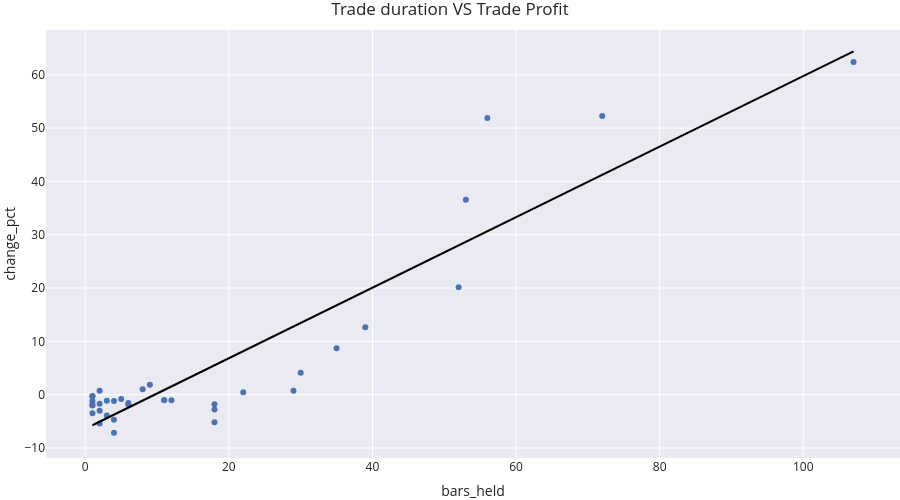

Here is the notebook cell this chart was saved with:
### Markdown cell above
Average trade lasted 18 days, there are several very short trades, this may not be ideal.

### Code cell
import plotly.express as px

ax2 = px.scatter(os_result.trades, 
                 x='bars_held', 
                 y='change_pct', 
                 width=900,
                 height=500, 
                 trendline="ols", 
                 trendline_color_override="black", 
                 title='Trade duration VS Trade Profit',
                 template='seaborn'
                 )

ax2.show()

### Figure 1 — Plotly figure (JSON) as saved in the notebook; plotly's stock layout.template omitted (floating-point values rounded to 4 significant figures)
{"data": [{"hovertemplate": "bars_held=%{x}<br>change_pct=%{y}<extra></extra>", "legendgroup": "", "marker": {"color": "rgb(76,114,176)", "symbol": "circle"}, "mode": "markers", "name": "", "orientation": "v", "showlegend": false, "type": "scatter", "x": [53, 2, 39, 4, 5, 1, 35, 6, 1, 107, 2, 3, 56, 9, 29, 18, 4, 3, 22, 72, 2, 4, 18, 1, 1, 52, 8, 1, 6, 30, 2, 11, 12, 11, 1, 18], "xaxis": "x", "y": [36.57, -5.43, 12.66, -4.728, -0.8021, -1.177, 8.708, -1.895, -0.3242, 62.39, -1.687, -1.161, 51.88, 1.838, 0.7418, -5.201, -7.17, -3.924, 0.4526, 52.29, -3.011, -1.206, -2.81, -3.472, -1.859, 20.15, 1.029, -2.053, -1.557, 4.112, 0.7057, -1.075, -1.056, -1.014, -0.3064, -1.799], "yaxis": "y"}, {"hovertemplate": "<b>OLS trendline</b><br>change_pct = 0.661706 * bars_held + -6.40644<br>R<sup>2</sup>=0.850058<br><br>bars_held=%{x}<br>change_pct=%{y} <b>(trend)</b><extra></extra>", "legendgroup": "", "line": {"color": "black"}, "marker": {"color": "rgb(76,114,176)", "symbol": "circle"}, "mode": "lines", "name": "", "showlegend": false, "type": "scatter", "x": [1, 1, 1, 1, 1, 1, 2, 2, 2, 2, 3, 3, 4, 4, 4, 5, 6, 6, 8, 9, 11, 11, 12, 18, 18, 18, 22, 29, 30, 35, 39, 52, 53, 56, 72, 107], "xaxis": "x", "y": [-5.745, -5.745, -5.745, -5.745, -5.745, -5.745, -5.083, -5.083, -5.083, -5.083, -4.421, -4.421, -3.76, -3.76, -3.76, -3.098, -2.436, -2.436, -1.113, -0.4511, 0.8723, 0.8723, 1.534, 5.504, 5.504, 5.504, 8.151, 12.78, 13.44, 16.75, 19.4, 28.0, 28.66, 30.65, 41.24, 64.4], "yaxis": "y"}], "layout": {"height": 500, "legend": {"tracegroupgap": 0}, "title": {"text": "Trade duration VS Trade Profit"}, "width": 900, "xaxis": {"anchor": "y", "domain": [0.0, 1.0], "title": {"text": "bars_held"}}, "yaxis": {"anchor": "x", "domain": [0.0, 1.0], "title": {"text": "change_pct"}}}}
